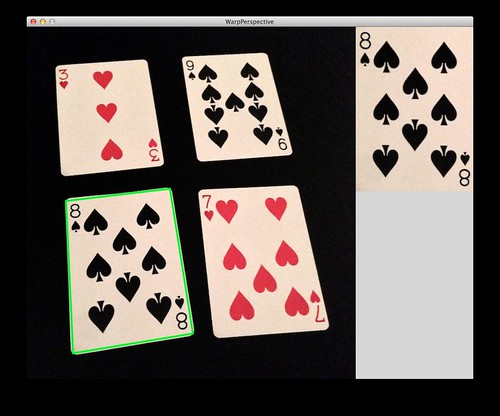
#> input picture scripts/py psd/other/YT/Murtaza/opencv 3h/Resources/warp-perspective.jpg, 500 x 416 px
$ python chapter_5.py
#> lines starting #> are read from the running program, lines starting #| are printed output that depends on the picture
import cv2
import numpy as np

## Warp Perspective

def handle_image(image):
    width, height = 300, 500

    ## both arrays must be in the same order
    ## in this case: TOP-LEFT, TOP-RIGHT, BOTTOM-LEFT, BOTTOM-RIGHT
    pts1 = np.float32([[57, 65], [145, 60], [60, 175], [163, 166]])
    pts2 = np.float32([[0, 0], [width, 0], [0, height], [width, height]])

    matrix = cv2.getPerspectiveTransform(pts1, pts2)
    transformed = cv2.warpPerspective(image, matrix, (width, height))

    cv2.imshow('original', image)
    cv2.imshow('transformed', transformed)

    cv2.waitKey(0)

def read_image():
    image = cv2.imread('Resources/warp-perspective.jpg')
#> image is the input picture: shape (416, 500, 3); mean B, G, R 88.6, 94.1, 102.4
    if not image is None:
        handle_image(image)
#> in handle_image, `transformed = cv2.warpPerspective(image, matrix, (width, height))`:
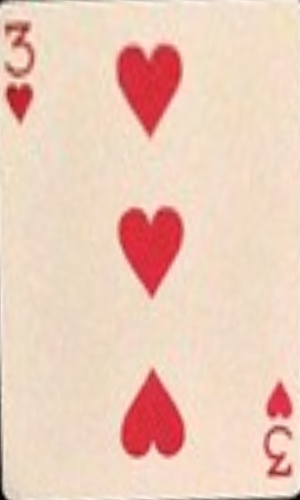
#> transformed: shape (500, 300, 3); mean B, G, R 186.3, 203.7, 236.9
    else:
        print('image not found')

def main():
    read_image()
    print('done')

if __name__ == '__main__':
    main()
